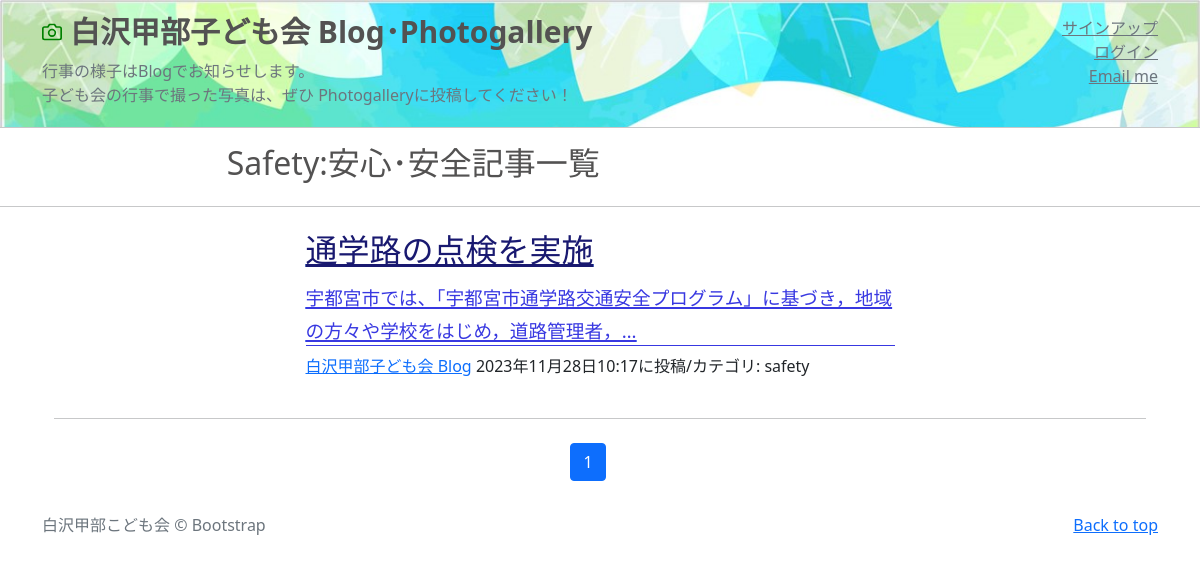
Page /safety-list/ on the committed database.
### kouka2app/models.py (models this page shows, shortened)
class BlogPost(models.Model):
    CATEGORY = (('school','学校関連行事'),
                ('festival','お祭り'),
                ('ivent','イベント'),
                ('cleaning','清掃活動'),
                ('safety','安心・安全'),
                ('others','その他'))
    title = models.CharField(
        verbose_name='タイトル',    #フィールドのタイトル
        max_length=200
        )
    content = models.TextField(
        verbose_name='本文'
        )
    posted_at = models.DateTimeField(
        verbose_name='投稿日時',
        auto_now_add=True
        )
    category = models.CharField(
        verbose_name='カテゴリ', #フィールドのタイトル
        max_length=50,          #最大文字数は50
        choices=CATEGORY        #categoryフィールドにはCATEGORYの要素のみを登録
        )

### kouka2app/views.py (the view)
class SafetyView(ListView):
    template_name ='safety_list.html'
    model = BlogPost
    context_object_name = 'safety_records'
    queryset = BlogPost.objects.filter(
        category='safety').order_by('-posted_at')
    paginate_by = 2

### kouka2app/templates/safety_list.html (shortened to what this page needs)
{% extends 'base.html' %}
{% load static %}
        {% block contents %}
        <h2 style="padding-left: 6cm; color: #535252;">Safety:安心･安全記事一覧</h2>
        <hr class="my-4" />
        {% for record in safety_records %}
        <div class="container px-4 px-lg-5">
            <div class="row gx-4 gx-lg-5 justify-content-center">
                <div class="col-md-10 col-lg-8 col-xl-7">
                        <a href="{% url 'kouka2app:blog_detail' record.pk %}">
                            <h2 class="post-title" style="color: #191970; text-decoration: underline;">
                                {{record.title}}</h2>
                            <h3 class="post-subtitle" style="color: #3838e1; text-decoration: underline; border-bottom: 1px solid #3838e1;">
                                <span style="font-size : 14pt">
                                    {{record.content|truncatechars:50}}
                                </span>
                            </h3>
                        </a>
                        <p class="post-meta">
                            <a href="#">白沢甲部子ども会 Blog</a>
                            {{record.posted_at}}に投稿/カテゴリ:
                            {{record.category}}</p>
                    </div>
                    <hr class="my-4" />
                    {% endfor %}
                    {% include "pagination.html" %}
                </div>
            </div>
        {% endblock %}

### rows in the picture
BlogPost: title "通学路の点検を実施", content "宇都宮市では、「宇都宮市通学路交通安全プログラム」に基づき，地域の方々や学校をはじめ，道路管理者，…", posted_at "2023年11月28日10:17", category "safety"

### other values in the picture
{{ num }} "1"
